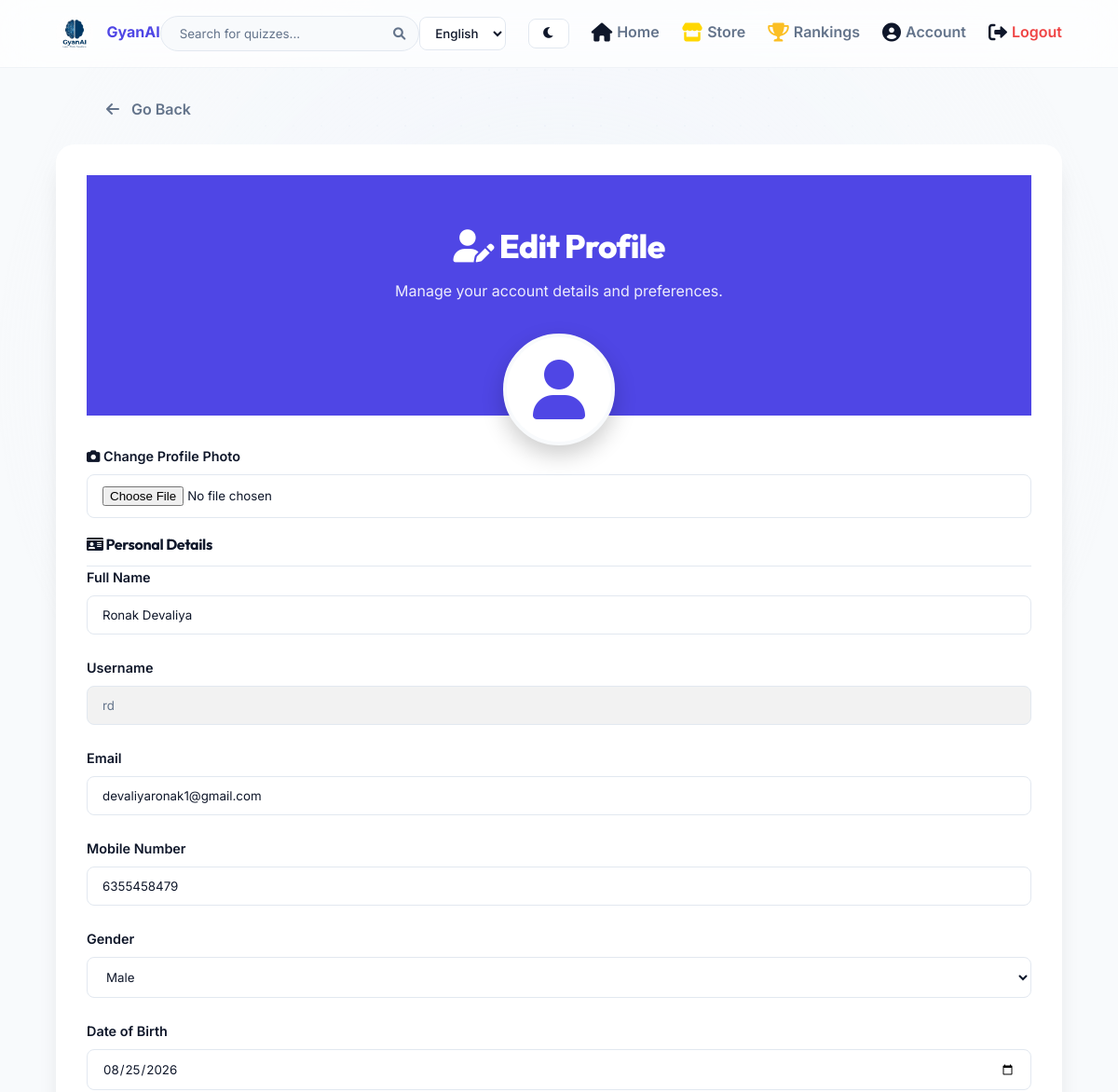
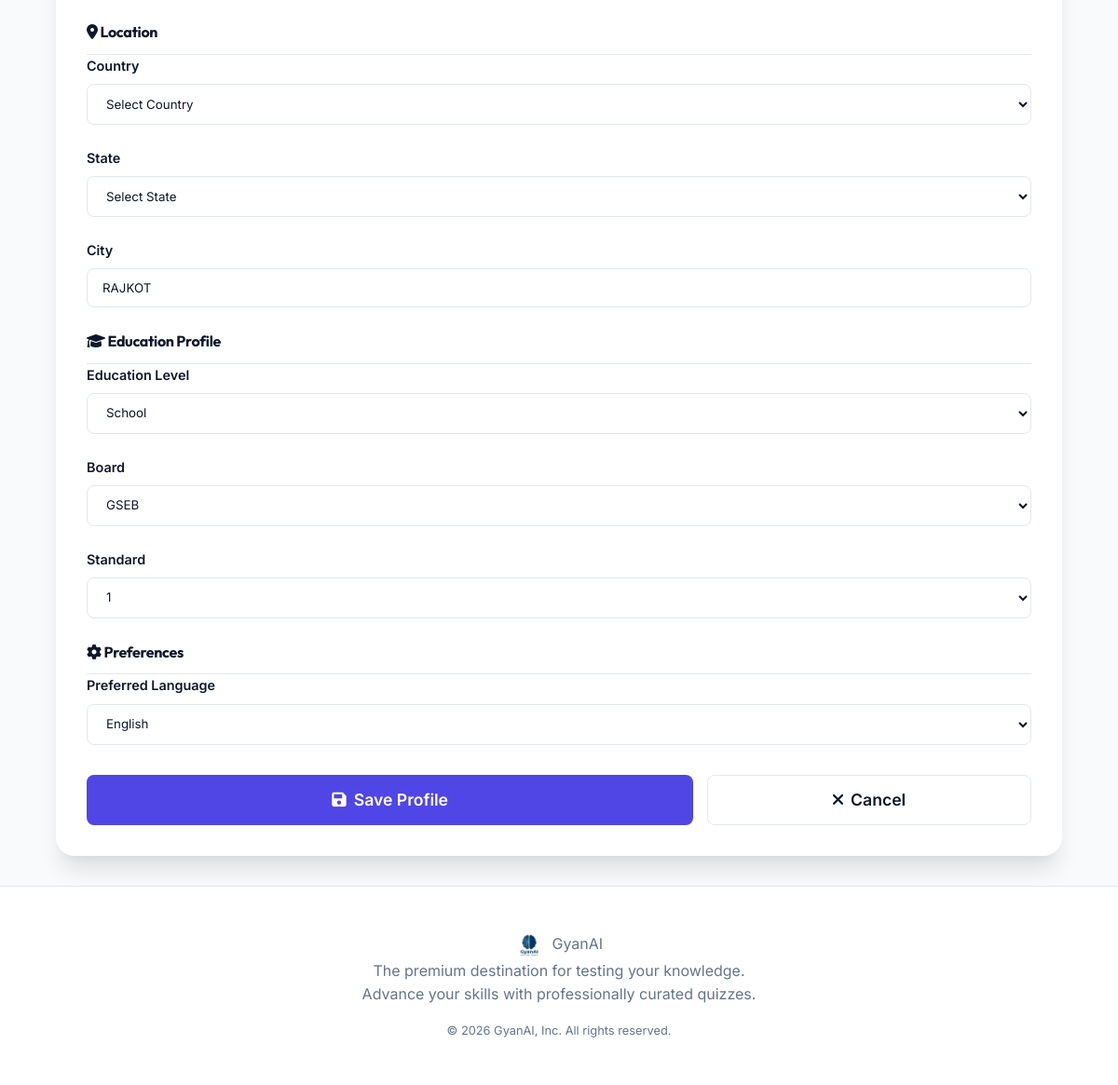
Screenshot of /profile (signed in) with the database file from the repository (2 pictures, top to bottom).
### qgame/models.py (models this page shows)
class User(db.Model, UserMixin):
    id = db.Column(db.Integer, primary_key=True)
    username = db.Column(db.String(50), unique=True, nullable=False)
    password_hash = db.Column(db.String(255), nullable=False)
    role = db.Column(db.String(20), default='user') # 'user' or 'admin'
    name = db.Column(db.String(100), nullable=False)
    email = db.Column(db.String(150), unique=True, nullable=True)
    mobile = db.Column(db.String(20), nullable=True)
    dob = db.Column(db.String(50), nullable=True)
    country = db.Column(db.String(100), nullable=True)
    state = db.Column(db.String(100), nullable=True)
    city = db.Column(db.String(100), nullable=True)
    age = db.Column(db.Integer, nullable=True)
    gender = db.Column(db.String(20), nullable=True)
    education_level = db.Column(db.String(50), nullable=True)
    board = db.Column(db.String(50), nullable=True)
    standard = db.Column(db.String(50), nullable=True)
    stream = db.Column(db.String(50), nullable=True)
    course = db.Column(db.String(100), nullable=True)
    exam = db.Column(db.String(100), nullable=True)
    college = db.Column(db.String(150), nullable=True)
    department = db.Column(db.String(150), nullable=True)
    semester = db.Column(db.String(50), nullable=True)
    profile_photo = db.Column(db.String(255), nullable=True, default='default.png')
    xp = db.Column(db.Integer, default=0)
    level = db.Column(db.Integer, default=1)
    points = db.Column(db.Integer, default=0)
    coins = db.Column(db.Integer, default=0)
    language = db.Column(db.String(10), default='en')
    active_title_id = db.Column(db.Integer, db.ForeignKey('store_item.id'), nullable=True)
    active_border_id = db.Column(db.Integer, db.ForeignKey('store_item.id'), nullable=True)
    attempts = db.relationship('QuizAttempt', backref='user', lazy=True)
    certificates = db.relationship('Certificate', backref='user', lazy=True)
    badges = db.relationship('UserBadge', backref='user', lazy=True)
    inventory = db.relationship('UserInventory', backref='user', lazy=True)
    active_title = db.relationship('StoreItem', foreign_keys=[active_title_id])
    active_border = db.relationship('StoreItem', foreign_keys=[active_border_id])

### qgame/app.py (the view, shortened to what this page needs)
@app.route('/profile', methods=['GET', 'POST'])
@login_required
def profile():
    return render_template('user/profile.html', user=current_user)

### qgame/templates/user/profile.html (shortened to what this page needs)
{% extends 'base.html' %}
{% block content %}
<div class="row justify-content-center">
    <div class="col-md-10 col-lg-8">
        <div class="card mt-4 mb-5" style="border-radius: 20px; overflow: hidden; border: 1px solid rgba(255,255,255,0.1); box-shadow: var(--shadow-lg);">
            <div style="background: linear-gradient(135deg, var(--primary) 0%, #4f46e5 100%); padding: 3rem 2rem; color: white; text-align: center; position: relative;">
                <h2 style="font-weight: 800; font-size: 2.2rem; margin-bottom: 0.5rem;"><i class="fas fa-user-edit"></i> Edit Profile</h2>
                <p style="opacity: 0.9;">Manage your account details and preferences.</p>
                <div style="width: 120px; height: 120px; border-radius: 50%; background: white; margin: 2rem auto -5rem auto; border: 4px solid var(--background); display: flex; align-items: center; justify-content: center; overflow: hidden; box-shadow: 0 10px 25px rgba(0,0,0,0.2); z-index: 10; position: relative;">
                    <i class="fas fa-user" style="font-size: 4rem; color: var(--primary);"></i>
                </div>
            </div>
            <div class="card-body p-4 pt-5" style="margin-top: 2rem;">
                <form method="POST" action="{{ url_for('profile') }}" enctype="multipart/form-data">
                    <div class="row">
                        <div class="col-12 form-group mb-4">
                            <label class="form-label font-bold text-muted"><i class="fas fa-camera"></i> Change Profile Photo</label>
                            <input type="file" class="form-control" name="profile_photo" accept="image/*">
                        </div>
                        <h4 class="col-12 mb-3 mt-2 font-bold text-primary" style="border-bottom: 1px solid var(--border); padding-bottom: 10px;"><i class="fas fa-id-card"></i> Personal Details</h4>
                        <div class="col-md-6 form-group mb-3">
                            <label class="form-label">Full Name</label>
                            <input type="text" class="form-control" name="name" required value="{{ user.name }}">
                        </div>
                        <div class="col-md-6 form-group mb-3">
                            <label class="form-label">Username</label>
                            <input type="text" class="form-control" value="{{ user.username }}" disabled style="background: rgba(0,0,0,0.05); color: var(--text-secondary); cursor: not-allowed;">
                        </div>
                        <div class="col-md-6 form-group mb-3">
                            <label class="form-label">Email</label>
                            <input type="email" class="form-control" name="email" value="{{ user.email or '' }}">
                        </div>
                        <div class="col-md-6 form-group mb-3">
                            <label class="form-label">Mobile Number</label>
                            <input type="tel" class="form-control" name="mobile" value="{{ user.mobile or '' }}">
                        </div>
                        <div class="col-md-6 form-group mb-3">
                            <label class="form-label">Gender</label>
                            <select class="form-control" name="gender">
                                <option value="Male" {% if user.gender == 'Male' %}selected{% endif %}>Male</option>
                            </select>
                        </div>
                        <div class="col-md-6 form-group mb-3">
                            <label class="form-label">Date of Birth</label>
                            <input type="date" class="form-control" name="dob" value="{{ user.dob or '' }}">
                        </div>
                        <h4 class="col-12 mb-3 mt-4 font-bold text-primary" style="border-bottom: 1px solid var(--border); padding-bottom: 10px;"><i class="fas fa-map-marker-alt"></i> Location</h4>
                        <div class="col-md-4 form-group mb-3">
                            <label class="form-label">Country</label>
                            <select class="form-control" name="country" data-selected="{{ user.country or '' }}">
                                <option value="">Select Country</option>
                            </select>
                        </div>
                        <div class="col-md-4 form-group mb-3">
                            <label class="form-label">State</label>
                            <select class="form-control" name="state" data-selected="{{ user.state or '' }}">
                                <option value="">Select State</option>
                            </select>
                        </div>
                        <div class="col-md-4 form-group mb-3">
                            <label class="form-label">City</label>
                            <input type="text" class="form-control" name="city" value="{{ user.city or '' }}">
                        </div>
                        <h4 class="col-12 mb-3 mt-4 font-bold text-primary" style="border-bottom: 1px solid var(--border); padding-bottom: 10px;"><i class="fas fa-graduation-cap"></i> Education Profile</h4>
                        <div class="col-12 form-group mb-3">
                            <label class="form-label">Education Level</label>
                            <select class="form-control" name="education_level" id="educationLevel" onchange="updateForm()">
                                <option value="School" {% if user.education_level == 'School' %}selected{% endif %}>School</option>
                            </select>
                        </div>
                        <div id="schoolFields" class="col-12 mb-3" style="display: none;">
                            <div class="row">
                                <div class="col-md-6 form-group mb-3">
                                    <label class="form-label">Board</label>
                                    <select class="form-control" name="board">
                                        <option value="GSEB" {% if user.board == 'GSEB' %}selected{% endif %}>GSEB</option>
                                    </select>
                                </div>
                                <div class="col-md-6 form-group mb-3">
                                    <label class="form-label">Standard</label>
                                    <select class="form-control" name="standard" id="standardSelect" onchange="updateStream()">
                                        {% for i in range(1, 13) %}
                                        <option value="{{ i }}" {% if user.standard|string == i|string %}selected{% endif %}>{{ i }}</option>
                                        {% endfor %}
                                    </select>
                                </div>
                            </div>
                        </div>
                        <h4 class="col-12 mb-3 mt-4 font-bold text-primary" style="border-bottom: 1px solid var(--border); padding-bottom: 10px;"><i class="fas fa-cog"></i> Preferences</h4>
                        <div class="col-12 form-group mb-3">
                            <label class="form-label">Preferred Language</label>
                            <select id="language" name="language" class="form-control">
                                <option value="en" {% if user.language == 'en' %}selected{% endif %}>English</option>
                            </select>
                        </div>
                    </div>
                    <div style="display: flex; gap: 15px; margin-top: 2rem;">
                        <button type="submit" class="btn btn-primary btn-pulse" style="flex: 2; padding: 12px 20px; font-size: 1.1rem; border-radius: 8px;"><i class="fas fa-save"></i> Save Profile</button>
                        <a href="{{ url_for('user_dashboard') }}" class="btn" style="flex: 1; padding: 12px 20px; font-size: 1.1rem; background: var(--surface); border-radius: 8px; color: var(--text-primary); border: 1px solid var(--border); text-align: center;"><i class="fas fa-times"></i> Cancel</a>
                    </div>
                </form>
            </div>
        </div>
    </div>
</div>
{% endblock %}

### qgame/templates/base.html (shortened to what this page needs)
<!DOCTYPE html>
<html lang="en">
<head>
    <link rel="stylesheet" href="{{ url_for('static', filename='css/style.css') }}?v=2.3">
    <link rel="stylesheet" href="https://cdnjs.cloudflare.com/ajax/libs/font-awesome/6.0.0/css/all.min.css">
</head>
<body>
    {% block navbar %}
    <nav class="navbar">
        <a href="{{ url_for('index') }}" class="logo">
            <img src="{{ url_for('static', filename='images/logo.png') }}" alt="GyanAI Logo" style="height: 40px; border-radius: 50%; vertical-align: middle;">
            <span style="margin-left: 10px; font-weight: 700;">GyanAI</span>
        </a>
        {% if current_user.is_authenticated %}
        <form action="{{ url_for('search') }}" method="GET" class="search-bar-container" style="margin: 0; padding: 0; position: relative;">
            <input type="text" name="q" class="search-bar" placeholder="{{ _('Search for quizzes...') }}" required>
            <button type="submit" style="position: absolute; right: 15px; top: 50%; transform: translateY(-50%); background: none; border: none; cursor: pointer; color: var(--text-secondary); padding: 0;">
                <i class="fas fa-search"></i>
            </button>
        </form>
        {% endif %}
        <div class="nav-links" style="display: flex; align-items: center; gap: 1.5rem;">
            {% set active_lang = current_user.language if current_user.is_authenticated else session.get('lang', 'en') %}
            <select onchange="window.location.href='/set_language/'+this.value" style="padding: 8px 12px; border-radius: 8px; background: rgba(255,255,255,0.5); backdrop-filter: blur(5px); color: var(--text-primary); border: 1px solid var(--border); font-family: 'Inter', sans-serif; font-weight: 500; cursor: pointer; transition: all 0.3s ease;">
                <option value="en" {% if active_lang == 'en' %}selected{% endif %}>English</option>
            </select>
            <button id="darkModeToggle" class="btn" style="background: rgba(255,255,255,0.5); backdrop-filter: blur(5px); color: var(--text-primary); border: 1px solid var(--border); padding: 8px 14px; border-radius: 8px; cursor: pointer; transition: all 0.3s ease;">
                <i class="fas fa-moon"></i>
            </button>
            {% if current_user.is_authenticated %}
                {% if current_user.role in ['admin', 'teacher'] %}
                    {% if current_user.role == 'admin' %}
                    <a href="{{ url_for('admin_dashboard') }}" style="transition: transform 0.3s ease;"><i class="fas fa-chart-line nav-icon"></i> {{ _('Admin') }}</a>
                    {% endif %}
                    <a href="{{ url_for('teacher_dashboard') }}" style="transition: transform 0.3s ease;"><i class="fas fa-chalkboard-teacher nav-icon" style="color: #fbbf24;"></i> {{ _('Teacher Panel') }}</a>
                {% else %}
                    <a href="{{ url_for('user_dashboard') }}" style="transition: transform 0.3s ease;"><i class="fas fa-home nav-icon"></i> {{ _('Home') }}</a>
                    <a href="{{ url_for('store') }}" style="transition: transform 0.3s ease;"><i class="fas fa-store nav-icon" style="color: #ffd700;"></i> {{ _('Store') }}</a>
                    <a href="{{ url_for('leaderboard') }}" style="transition: transform 0.3s ease;"><i class="fas fa-trophy nav-icon" style="color: #fbbf24;"></i> {{ _('Rankings') }}</a>
                    <a href="{{ url_for('profile') }}" style="transition: transform 0.3s ease;"><i class="fas fa-user-circle nav-icon"></i> {{ _('Account') }}</a>
                {% endif %}
                <a href="{{ url_for('logout') }}" style="color: var(--danger); transition: transform 0.3s ease;" onclick="return confirm('{{ _('Are you sure you want to log out?') }}');"><i class="fas fa-sign-out-alt nav-icon"></i> {{ _('Logout') }}</a>
            {% endif %}
        </div>
    </nav>
    {% endblock %}
    <main class="page-fade-in">
        {% if request.endpoint not in ['index', 'login', 'register', 'user_dashboard', 'admin_dashboard'] %}
        <div style="max-width: 1200px; margin: 0 auto 1.5rem; padding: 0 5%;">
            {% if request.endpoint in ['quiz_result', 'take_quiz', 'submit_quiz'] %}
            <a href="{{ url_for('user_dashboard') }}" class="btn" style="background: transparent; color: var(--text-secondary); padding: 0; font-weight: 600; width: auto; border: none; font-size: 1rem; text-decoration: none; display: inline-flex; align-items: center;">
                <i class="fas fa-arrow-left" style="margin-right: 5px;"></i> Go to Dashboard
            </a>
            {% else %}
            <button onclick="history.back()" class="btn" style="background: transparent; color: var(--text-secondary); padding: 0; font-weight: 600; width: auto; border: none; font-size: 1rem; display: inline-flex; align-items: center;">
                <i class="fas fa-arrow-left" style="margin-right: 5px;"></i> Go Back
            </button>
            {% endif %}
        </div>
        {% endif %}
        {% block content %}{% endblock %}
    </main>
    <footer>
        <div class="footer-logo">
            <img src="{{ url_for('static', filename='images/logo.png') }}" alt="GyanAI Logo" style="height: 30px; border-radius: 50%; vertical-align: middle; margin-right: 5px;"> GyanAI
        </div>
        <p class="text-muted" style="margin-bottom: 1rem;">The premium destination for testing your knowledge.<br>Advance your skills with professionally curated quizzes.</p>
        <p class="text-muted" style="font-size: 0.8rem;">&copy; 2026 GyanAI, Inc. All rights reserved.</p>
    </footer>
</body>
</html>

### rows the page displays
User: language "English", name "Ronak Devaliya", username "rd", email "devaliyaronak1@gmail.com", mobile "6355458479", gender "Male", dob "08/25/2026", country "Select Country", state "Select State", city "RAJKOT", education_level "School", board "GSEB", standard "1"
